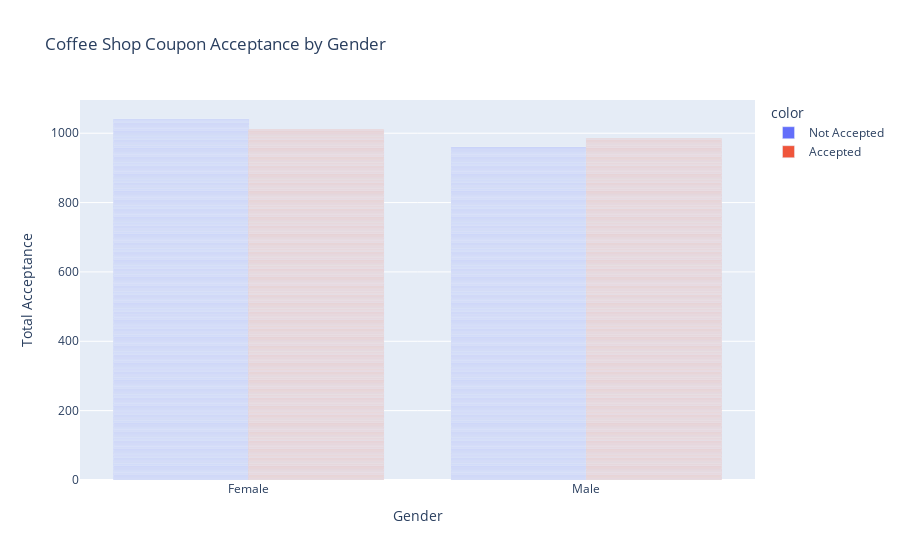

Notebook code cell kept with this figure:
### Code cell
#Gender
fig2 = px.bar(CS_coupons_df['gender'], color=CS_coupons_df['coupon_accepted'], 
             title = 'Coffee Shop Coupon Acceptance by Gender',
            labels={'value':'Gender',
                   'count':'Total Acceptance'},
             barmode='group',
             height=400)
fig2.show()

### Figure 1 — Plotly figure (JSON) as saved in the notebook; plotly's stock layout.template omitted (floating-point values rounded to 4 significant figures; data arrays with more than 128 entries replaced by an {"elided": "..."} marker saying what was removed)
{"data": [{"alignmentgroup": "True", "hovertemplate": "color=Not Accepted<br>Gender=%{x}<br>Total Acceptance=%{y}<extra></extra>", "legendgroup": "Not Accepted", "marker": {"color": "#636efa", "pattern": {"shape": ""}}, "name": "Not Accepted", "offsetgroup": "Not Accepted", "orientation": "v", "showlegend": true, "textposition": "auto", "type": "bar", "x": {"elided": "2001 str values"}, "xaxis": "x", "y": {"elided": "2001 int values"}, "yaxis": "y"}, {"alignmentgroup": "True", "hovertemplate": "color=Accepted<br>Gender=%{x}<br>Total Acceptance=%{y}<extra></extra>", "legendgroup": "Accepted", "marker": {"color": "#EF553B", "pattern": {"shape": ""}}, "name": "Accepted", "offsetgroup": "Accepted", "orientation": "v", "showlegend": true, "textposition": "auto", "type": "bar", "x": {"elided": "1995 str values"}, "xaxis": "x", "y": {"elided": "1995 int values"}, "yaxis": "y"}], "layout": {"autosize": true, "barmode": "group", "legend": {"title": {"text": "color"}, "tracegroupgap": 0}, "title": {"text": "Coffee Shop Coupon Acceptance by Gender"}, "xaxis": {"anchor": "y", "autorange": true, "domain": [0, 1], "range": [-0.5, 1.5], "title": {"text": "Gender"}, "type": "category"}, "yaxis": {"anchor": "x", "autorange": true, "domain": [0, 1], "range": [0, 1096.0], "title": {"text": "Total Acceptance"}, "type": "linear"}}}
